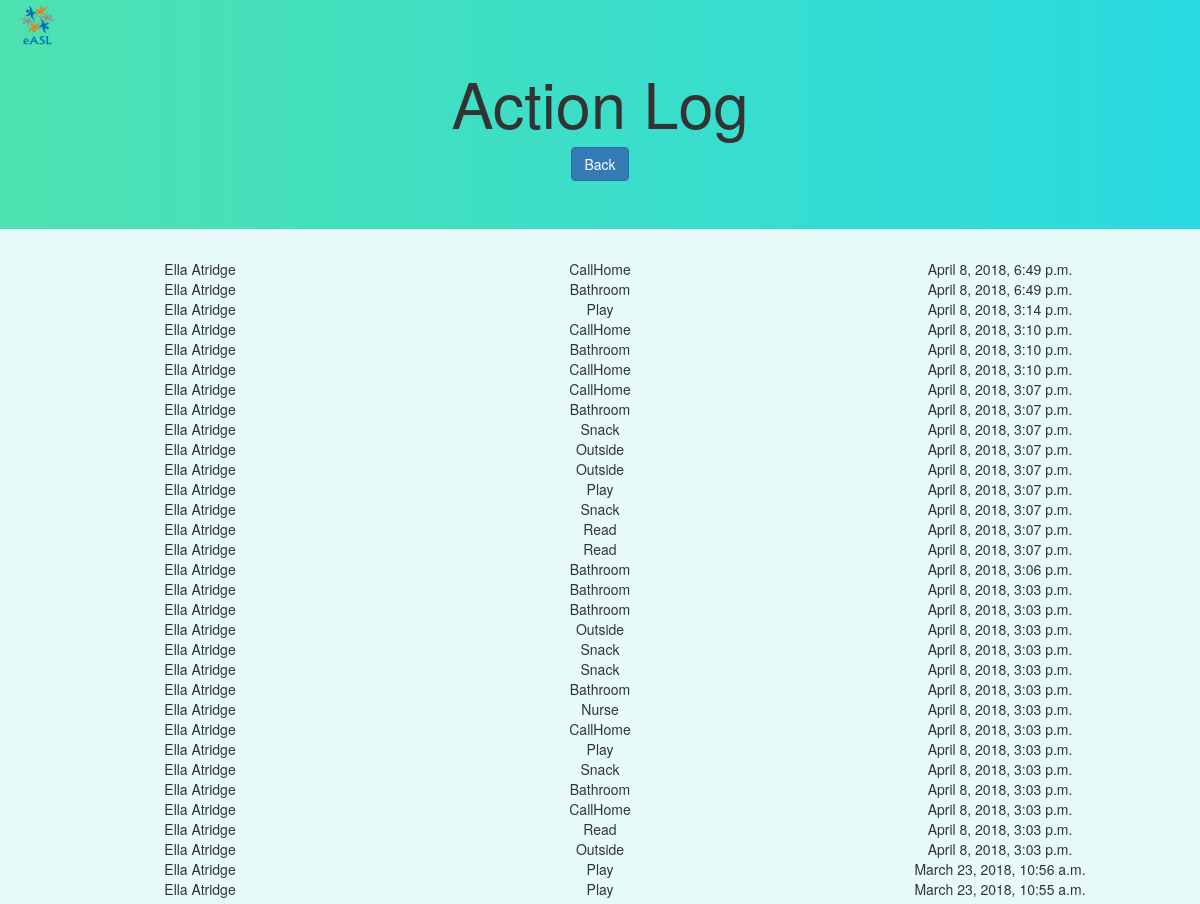
Before: /actions/ (signed in, upper part) with the older database file.
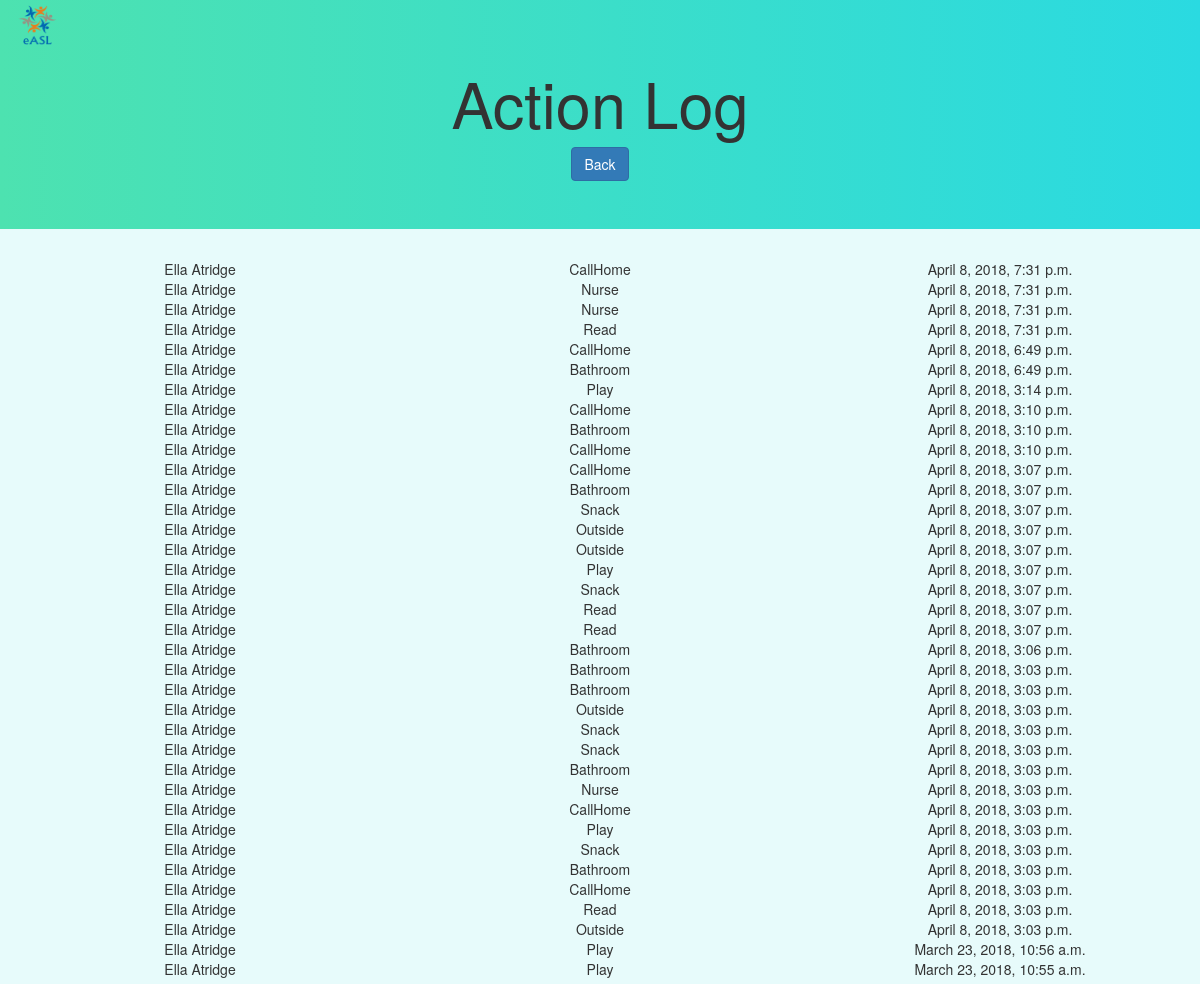
After: the same page with the newer database file.
### webApp/models.py (models this page shows, shortened)
class Action(models.Model):
    ACTION_CHOICES = [('S', 'Snack'), ('P', 'Play'), ('O', 'Outside'), ('B', 'Bathroom'), ('C', 'CallHome'), ('N', 'Nurse'), ('R', 'Read')]
    time = models.DateTimeField()
    action = models.CharField(max_length=1, choices=ACTION_CHOICES)
    student = models.ForeignKey('Student', on_delete=models.CASCADE)
    class Meta:
        ordering = ['-time']

class Student(models.Model):
    first_name = models.CharField(max_length=50)
    last_name = models.CharField(max_length=50)
    date_of_birth = models.DateField()
    gender = models.CharField(max_length=10, choices=[('M', 'Male'), ('F', 'Female')])
    parent = models.ForeignKey(User, null=True, blank=True, on_delete=models.CASCADE)
    def __str__(self):
        return(self.first_name + ' ' + self.last_name)
    class Meta:
        unique_together = [("first_name", "last_name", "date_of_birth")]
        ordering = ['last_name']

### webApp/views.py (the view)
# urls.py: url(r'^actions/$', views.action_log, name='action_log'),
def action_log(request):
    if request.user.is_authenticated:
        if request.user.is_staff:
            actions = Action.objects.all()
            return render(request, 'action_log.html', {'actions': actions})
        else:
            return redirect('/unauth')
    else:
        return redirect('/accounts/login')

### webApp/templates/action_log.html (shortened to what this page needs)
{% extends "base.html" %}
{% block content %}
<img class ='logo' src='/static/images/eASL_logo.png' height="50" width="75">
<div class="jumbotron text-center">
  <h1 class="text-center"> Action Log </h1>
  <input type=button class="btn btn-primary" value="Back" onClick="javascript:history.go(-1);">
</div>
{% for action in actions %}
  <div class="text-center">
    <div class="col-md-4">
      {{ action.student }}
    </div>
    <div class="col-md-4">
        {{ action.get_action_display }}
    </div>
    <div class="col-md-4">
        {{ action.time }}
    </div>
  </div>
{% endfor %}
{% endblock %}

Changed rows visible on the page:
added Action: student "Ella Atridge", action "CallHome", time "April 8, 2018, 7:31 p.m."
added Action: student "Ella Atridge", action "Nurse", time "April 8, 2018, 7:31 p.m."
added Action: student "Ella Atridge", action "Nurse", time "April 8, 2018, 7:31 p.m."
added Action: student "Ella Atridge", action "Read", time "April 8, 2018, 7:31 p.m."
